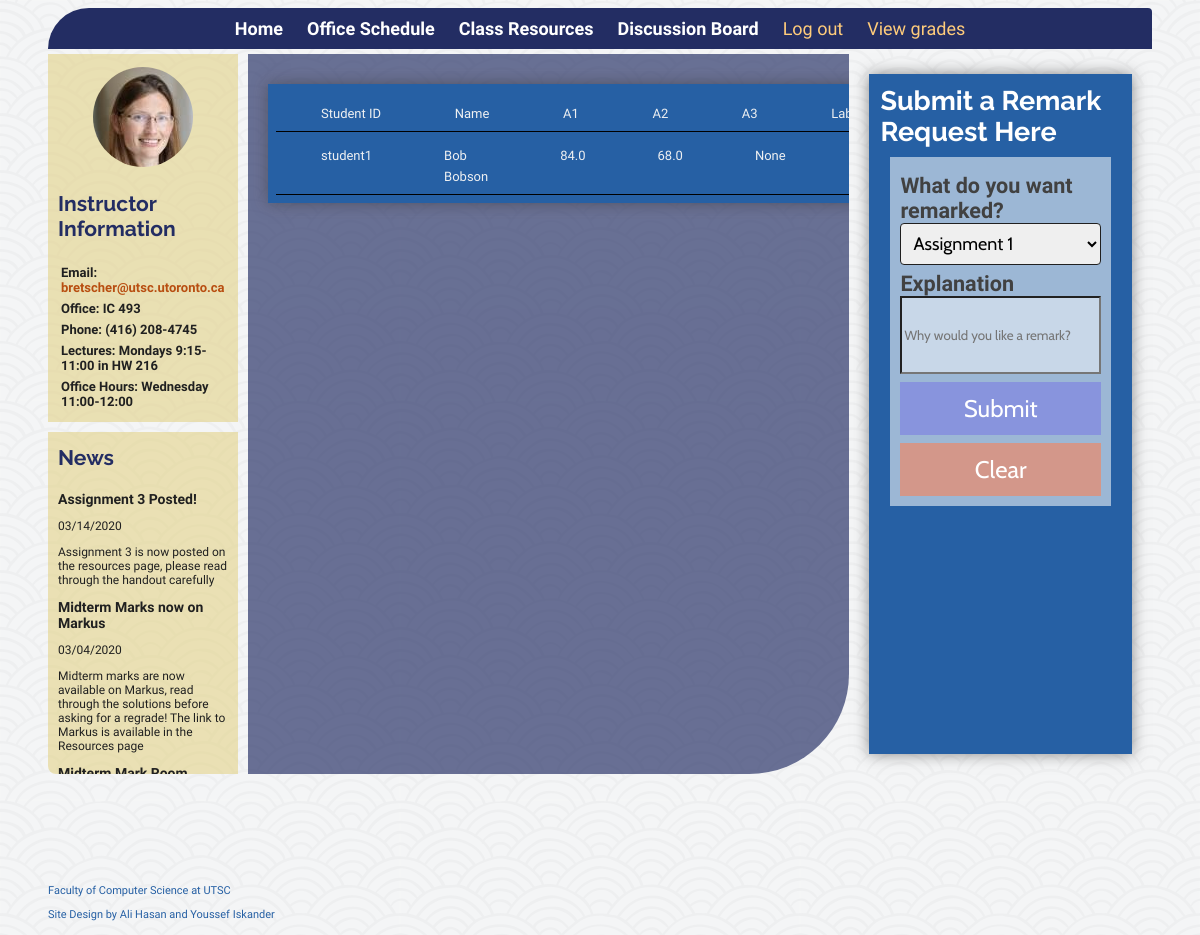
The page /marks (signed in) on the database as committed earlier.
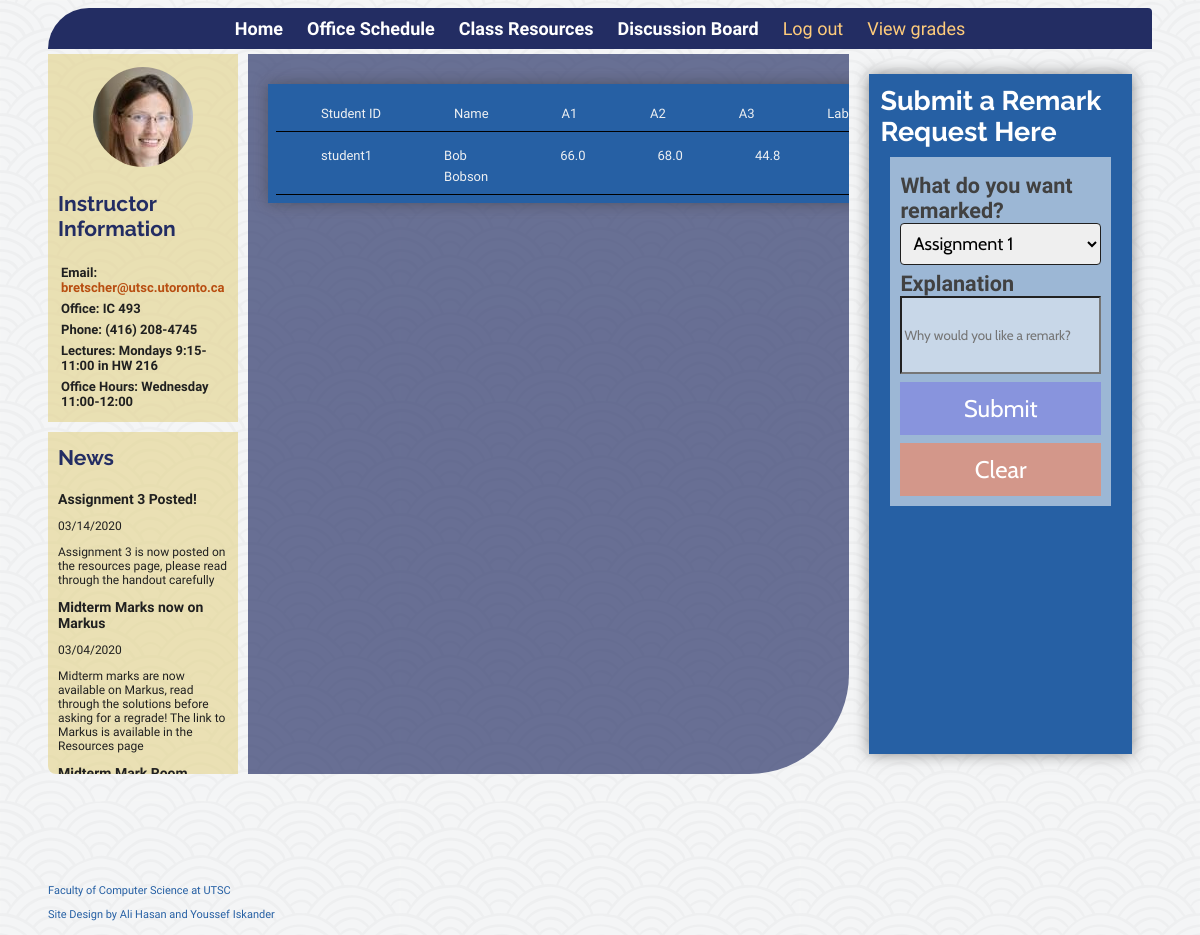
The same page on the database as committed later.
### tables this page shows
CREATE TABLE "students" (
	"SID"	TEXT UNIQUE,
	"Name"	TEXT,
	"A1"	REAL,
	"A2"	REAL,
	"A3"	REAL,
	"Midterm"	REAL,
	"Final"	REAL,
	"Labs"	REAL,
	PRIMARY KEY("SID")
);

### app.py (the view)
@app.route('/marks')
def marks():
    is_student = session.get('student')
    is_instructor = session.get('instructor')
    all_students = {}
    student_info = {}
    all_remarks = {}
    if is_instructor:
        student_list = db.session.query(Students).all()
        for student in student_list:
            all_students[student.SID] = student.__dict__
        remark_list = db.session.query(Remarks).all()
        for remark in remark_list:
            all_remarks[remark.request_id] = {
                'request_id': remark.request_id,
                'remark' : remark.remark,
                'explanation': remark.explanation,
                'request_user': remark.request_user
            }
    elif is_student:
        student = db.session.query(Students).get(session.get('ID'))
        student_info = student.__dict__
    return render_template('marks.html', student_info=student_info, is_student=is_student, all_students=all_students, all_remarks=all_remarks)

### templates/marks.html (shortened to what this page needs)
{% extends "base.html" %}
{% block head %}
<link rel="stylesheet" type="text/css" href="{{ url_for('static', filename='css/lectures.css') }}">
{% endblock %}
{% block content %}
<div class="content-child">
    <div id="table-row">
        <div class="table-content">
            <h7>Student ID</h7>
        </div>
        <div class="table-content">
            <h7>Name</h7>
        </div>
        <div class="table-content">
            <h7>A1</h7>
        </div>
        <div class="table-content">
            <h7>A2</h7>
        </div>
        <div class="table-content">
            <h7>A3</h7>
        </div>
        <div class="table-content">
            <h7>Labs</h7>
        </div>
    </div>
    {% if is_student == true %}
    <div id="table-row">
        <div class="table-content">
            <h7> {{ student_info['SID']}} </h7>
        </div>
        <div class="table-content">
            <h7> {{ student_info['Name']}} </h7>
        </div>
        <div class="table-content">
            <h7> {{ student_info['A1']}} </h7>
        </div>
        <div class="table-content">
            <h7> {{ student_info['A2']}} </h7>
        </div>
        <div class="table-content">
            <h7> {{ student_info['A3']}} </h7>
        </div>
        <div class="table-content">
        </div>
    </div>
    {% endif %}
    </div>
</div>
<div class="content-child" style="overflow: auto;">
{% if is_student == true %}
    <h2 class="content-title">Submit a Remark Request Here</h2>
    <form method="POST" action="/marks">
    <div id="feedback-form">
        <label for="remark">What do you want remarked?</label>
        <select id="visitor-category" name="remark">
            <option value="a1">Assignment 1</option>
        </select>
        <label for="comments">Explanation</label>
        <input type="text "id="comments" name="comments" placeholder="Why would you like a remark?" name="explanation" required>
        <input type="submit" value="Submit">
        <input type="submit" value="Clear">
    </div>
    </form>
{% endif %}
</div>
{% endblock %}

### templates/base.html (shortened to what this page needs)
<!DOCTYPE html>
<html>
<head>
	<link rel="stylesheet" type="text/css" href="{{ url_for('static', filename='css/scrollbar.css') }}">
	<link rel="stylesheet" type="text/css" href="{{ url_for('static', filename='css/index.css') }}">
	<link rel="stylesheet" type="text/css" href="{{ url_for('static', filename='css/form.css') }}">
	{% block head %}
	{% endblock %}
</head>
<body>
	<nav>
		<ul class="categories">
			<li class="cat_item">
				<a href="{{url_for('root')}}" class="cat_link">Home</a>
			</li>
			<li class="cat_item">
				<a href="{{url_for('calendar')}}" class="cat_link">Office Schedule</a>
			</li>
			<li class="cat_item">
				<a href="{{url_for('class_resources')}}" class="cat_link">Class Resources</a>
			</li>
			<li class="cat_item">
				<a href="https://piazza.com/class/k5l8ww7kz8l6f0" target="_blank" class="cat_link">Discussion Board</a></
			</li>
			<li class="cat_item">
				<a href="{{url_for('logout')}}">Log out</a>
			</li>
			<li class="cat_item">
				<a href="{{url_for('marks')}}">View grades</a>
			</li>
		</ul>
	</nav>
	<div id="main">
		<div id="sidebar">
			<div id="contact" class="sidebar-child">
				<h3 class="content-title" style="text-align: left;">Instructor Information</h3>
				<h4>Email: <a href="#">bretscher@utsc.utoronto.ca</a></h4>
				<h4>Office: IC 493</h4>
				<h4>Phone: (416) 208-4745</h4>
				<h4>Lectures:	Mondays 9:15-11:00 in HW 216</h4>
				<h4>Office Hours: Wednesday 11:00-12:00</h4>
				<img src="{{ url_for('static', filename='img/Anna_Bretscher.jpg') }}" style="order: -100">
			</div>
			<div id="news" class="sidebar-child">
				<h3 class="content-title" style="margin-top: 3px;">News</h3>
				<div class="news-item">
					<h4>Assignment 3 Posted!</h4>
					<p>03/14/2020</p>
					<p>Assignment 3 is now posted on the resources page, please read through the handout carefully</p>
				</div>
				<div class="news-item">
					<h4>Midterm Marks now on Markus</h4>
					<p>03/04/2020</p>
					<p>Midterm marks are now available on Markus, read through the solutions before asking for a regrade! The link to Markus is available in the Resources page</p>
				</div>
				<div class="news-item">
					<h4>Midterm Mark Room Assignment</h4>
				</div>
			</div>
		</div>
    <div id="content">
        {% block content %}
        {% endblock %}
    </div>
  <div id="footer">
	<p><a href="https://www.utsc.utoronto.ca/cms/faculty-of-computer-science">Faculty of Computer Science at UTSC</a></p>
	<p>Site Design by Ali Hasan and Youssef Iskander</p>
  </div>
</body>
</html>

### static/css/index.css (style rules this page uses)
body { font-family: 'Cabin Condensed', helvetica, arial, sans-serif; font-size: 18px; }
h4 { font-size: 14px; margin: 0px; }
h2 { margin: 0px; }
a { color: #ffcc7b; font-style: normal; text-decoration: none; }
li { padding: 0; margin: 0; }
nav { background-color: #232D63; border-radius: 100px 10px 0px 0px; margin-bottom: 5px; min-height: 5%; }
body { margin-left: 4%; margin-right: 4%; background-color: rgb(247, 244, 247); background-image: url('img/seigaiha.png'); background-repeat: repeat; height: 100vh; }
#main { display: flex; color: #EEF0F2; margin-bottom: 10%; height: 90%; }
#sidebar { display: flex; flex-direction: column; justify-content: space-between; align-items: stretch; max-width: 15%; min-width: 200px; }
#sidebar img { border-radius: 50%; padding: 3px; width: 100px; height: 100px; align-self: center; }
.sidebar-child { background-color: #E1CE7A88; margin-right: 10px; padding: 10px; flex-basis: 50%; word-wrap: break-word; color: #202020; }
.sidebar-child a { color: #b84e11; }
.sidebar-child .content-title { color: #232D63; }
.sidebar-child:not(:first-child) { margin-top: 10px; }
.sidebar-child:last-child { border-radius: 0px 0px 0px 8px; }
#content { display: flex; flex-direction: row; flex-wrap: wrap; background-color: #232D63aa; width: 100%; padding: 10px 0px; border-radius: 0px 0px 100px 0px; overflow: auto; }
.content-title { color: white; order: -1; width: 100%; text-align: left; font-family: 'Raleway', Arial, Helvetica, sans-serif; font-weight: 700; }
.content-child { padding: 1% 1%; flex-basis: 40%; margin: 20px; background-color: #2660A4; min-height: 100px; box-shadow: 0 0 14px rgba(66, 66, 66, 0.603); }
ul { list-style-type: none; }
.categories { padding: 10px 0%; margin: 0%; color: white; display: flex; justify-content: center; width: 100%; }
ul.categories { padding-right: 0%; text-align: center; }
li.cat_item { padding: 0px 1vw; }
a.cat_link { color: white; font-size: large; font-weight: 600; }
#contact { display: flex; flex-direction: column; justify-content: flex-start; order: -1; }
#contact h4 { font-size: 13px; margin: 3px; }
#news { overflow: auto; }
.news-item p { font-size: 12px; }
#footer { color: #2660A4; font-size: 11px; padding-bottom: 3px; }
#footer a { color: #2660A4; }
@media (max-width: 1212px) { #content { justify-content: space-evenly; align-content: flex-start; } }

### static/css/form.css (style rules this page uses)
#feedback-form { background-color: rgba(255, 255, 255, 0.547); color: #414141; padding: 10px; margin: 10px; display: flex; flex-flow: column wrap; flex: 90%; }
label { font-size: 1.2em; font-weight: 600; margin-top: 6px; }
input[type=submit] { color: #ffffff; background-color: #3700ff31; cursor: pointer; padding: 12px 20px; font-size: x-large; font-family: 'Cabin'; border: none; margin-top: 8px; }
input[value=Clear] { background-color: rgba(255, 127, 80, 0.555); }
#comments { height: 50%; flex: 6vw; font-family: Cabin; color: rgba(52, 52, 54, 0.904); background-color: rgba(255, 255, 255, 0.445); }
#visitor-category { font-size: 1em; font-family: Cabin; border: 1px solid #202020; border-radius: 4px; padding: 8px; }

### static/css/lectures.css (style rules this page uses)
#table-row { display: flex; text-align: left; padding: 0.5em; border-bottom: 1px solid black; margin: 2px; justify-content: space-between; }
.table-content { padding: 0em 2em; }
h7 { font-size: 13px; }

Rows that differ between the two databases and show on the page:
changed students "student1": A1 "84.0" → "66.0"; A3 (not shown) → "44.8"
Other text that changed with them:
{{ student_info['A3'] }}: "None" → (not shown)
